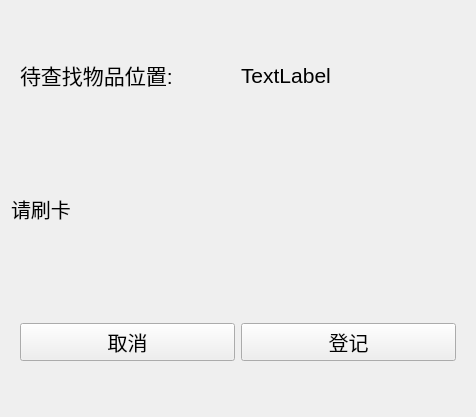
<?xml version="1.0" encoding="UTF-8"?>
<ui version="4.0">
 <class>AddItemPage</class>
 <widget class="QWidget" name="AddItemPage">
  <property name="geometry">
   <rect>
    <x>0</x>
    <y>0</y>
    <width>476</width>
    <height>417</height>
   </rect>
  </property>
  <property name="windowTitle">
   <string>Form</string>
  </property>
  <layout class="QVBoxLayout" name="verticalLayout">
   <item>
    <widget class="QWidget" name="widget" native="true">
     <layout class="QHBoxLayout" name="horizontalLayout">
      <item>
       <widget class="QLabel" name="label">
        <property name="font">
         <font>
          <pointsize>16</pointsize>
         </font>
        </property>
        <property name="text">
         <string>待查找物品位置:</string>
        </property>
       </widget>
      </item>
      <item>
       <widget class="QLabel" name="lbl_pos">
        <property name="font">
         <font>
          <pointsize>16</pointsize>
         </font>
        </property>
        <property name="text">
         <string>TextLabel</string>
        </property>
       </widget>
      </item>
     </layout>
    </widget>
   </item>
   <item>
    <widget class="QLabel" name="lbl_message">
     <property name="font">
      <font>
       <pointsize>15</pointsize>
      </font>
     </property>
     <property name="text">
      <string>请刷卡</string>
     </property>
    </widget>
   </item>
   <item>
    <widget class="QWidget" name="widget_2" native="true">
     <layout class="QHBoxLayout" name="horizontalLayout_2">
      <item>
       <widget class="QPushButton" name="btn_cancel">
        <property name="font">
         <font>
          <pointsize>15</pointsize>
         </font>
        </property>
        <property name="text">
         <string>取消</string>
        </property>
       </widget>
      </item>
      <item>
       <widget class="QPushButton" name="btn_record">
        <property name="font">
         <font>
          <pointsize>15</pointsize>
         </font>
        </property>
        <property name="text">
         <string>登记</string>
        </property>
       </widget>
      </item>
     </layout>
    </widget>
   </item>
  </layout>
 </widget>
 <resources/>
 <connections/>
</ui>
